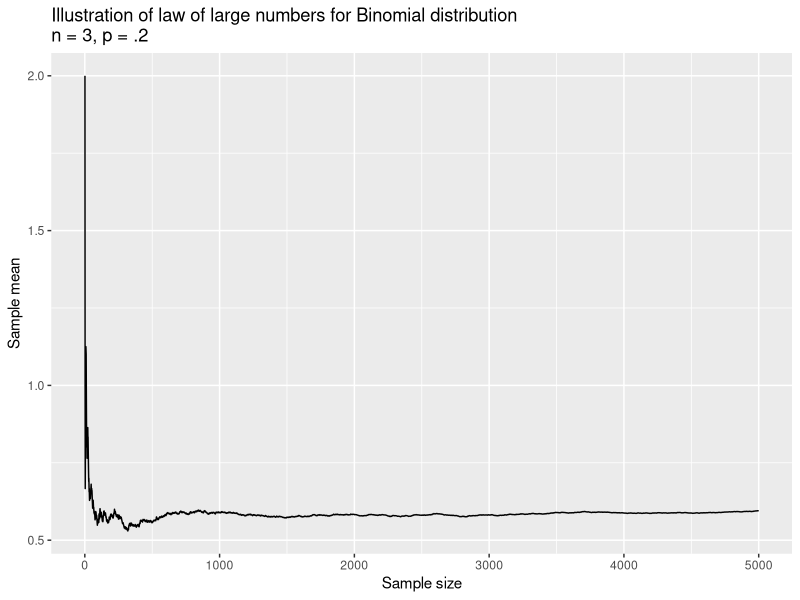
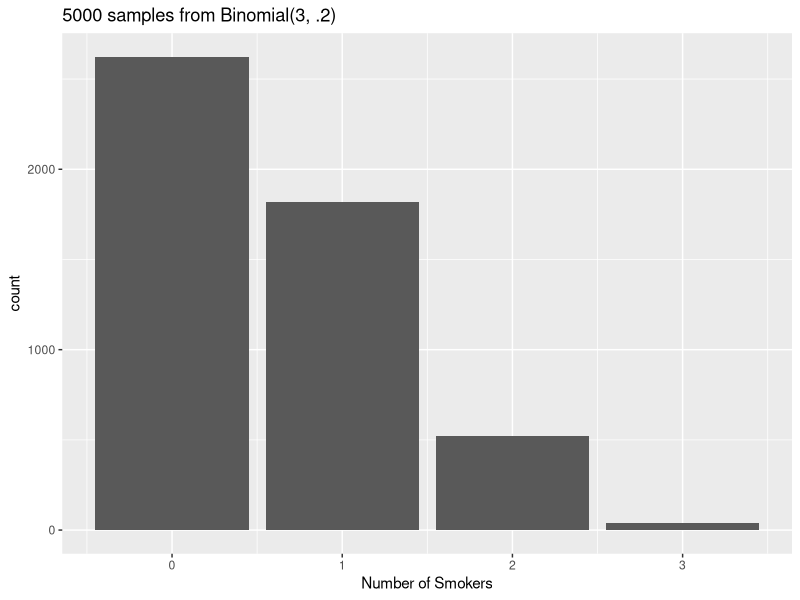
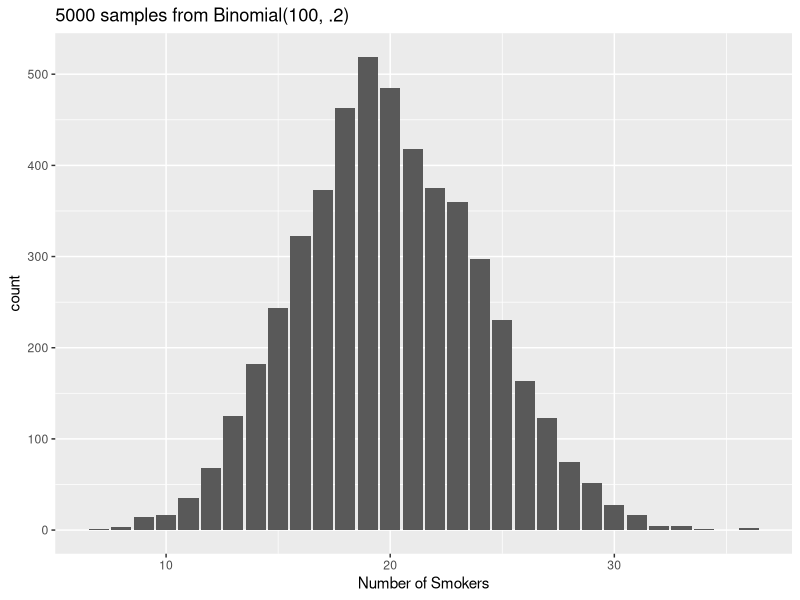
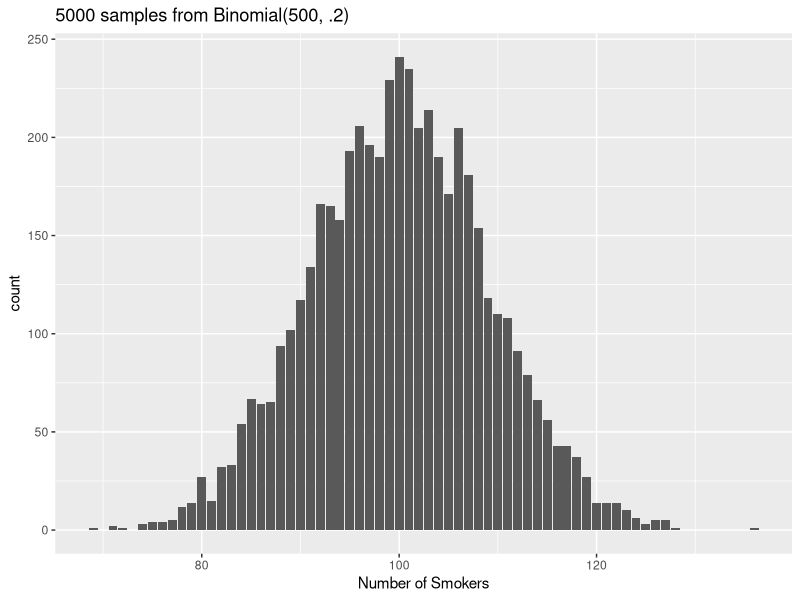
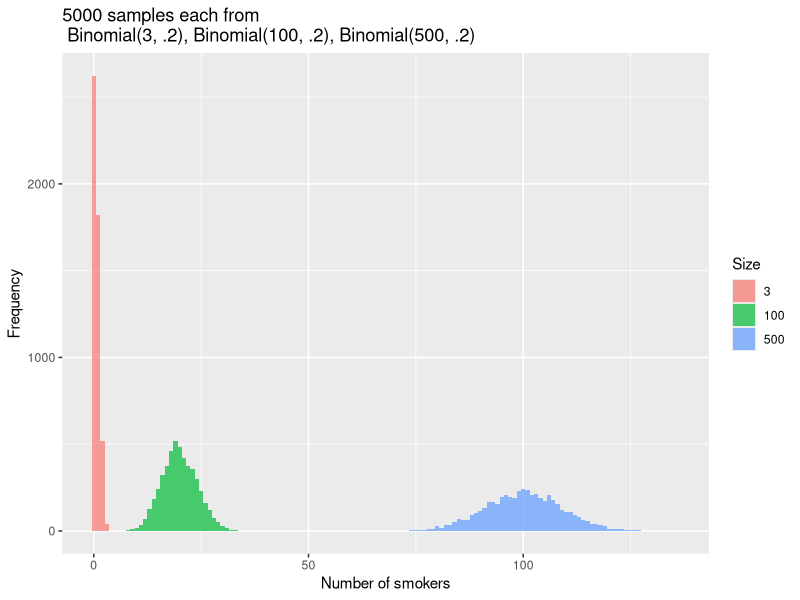
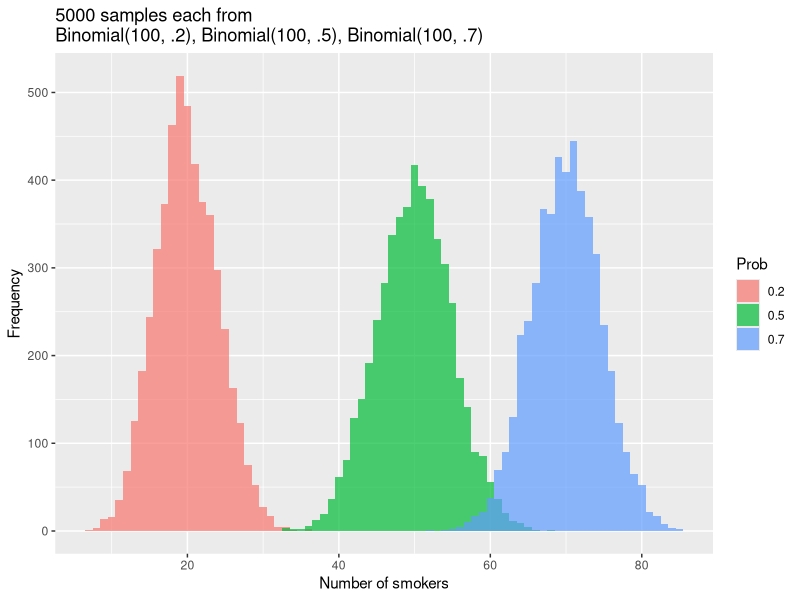

Write R code to recreate these figures, in order.
## ---- chunk 1

## ---- chunk 2
library(tidyverse)
## ---- chunk 3
sum(dbinom(x = 100:500, size = 500, prob = .2))
## ---- chunk 4
1 - pbinom(q = 99, size = 500, prob = .2)
## ---- chunk 5
set.seed(0) # so results are reproducible 
inputP <- .2
binomDraws <- rbinom(n = 100, size = 3, prob = inputP)
binomDraws
## ---- chunk 6
mean(binomDraws)
## ---- chunk 7
set.seed(0) # so results are reproducible 
binomDraws <- rbinom(n = 5000, size = 3, prob = .2)
myMeans <- data.frame(sampleSize = 1:5000, myMean = NA)
meanFun <- function(inputSampSize, outcomes) {
  return(mean(outcomes[1:inputSampSize]))
}
myMeans$myMean <- sapply(myMeans$sampleSize, meanFun, binomDraws)
head(myMeans)
tail(myMeans)
## ---- chunk 8
myMeans %>%
  ggplot(aes(x = sampleSize, y = myMean)) +
  geom_line() +
  labs(x = "Sample size",
       y = "Sample mean",
       title = "Illustration of law of large numbers for Binomial distribution\nn = 3, p = .2")
## ---- chunk 9
set.seed(0) # so results are reproducible 
binomDraws <- rbinom(n = 5000, size = 3, prob = .2)
table(binomDraws)/5000
## ---- chunk 10
dbinom(x = 0:3, size = 3, prob = .2)
## ---- chunk 11
data.frame(binomDraws) %>%
  ggplot(aes(x = binomDraws)) + 
    geom_bar() +
    labs(x = "Number of Smokers",
         title = "5000 samples from Binomial(3, .2)")
## ---- chunk 12
set.seed(0) # so results are reproducible 
binomDraws100 <- rbinom(n = 5000, size = 100, prob = .2)
data.frame(binomDraws100) %>%
  ggplot(aes(x = binomDraws100)) + 
    geom_bar() +
    labs(x = "Number of Smokers",
         title = "5000 samples from Binomial(100, .2)")
## ---- chunk 13
set.seed(0) # so results are reproducible 
binomDraws500 <- rbinom(n = 5000, size = 500, prob = .2)
data.frame(binomDraws500) %>%
  ggplot(aes(x = binomDraws500)) + 
    geom_bar() +
    labs(x = "Number of Smokers",
         title = "5000 samples from Binomial(500, .2)")
## ---- chunk 14
data.frame(binomDraws) %>%
  bind_cols(size = 3) %>%
  bind_rows(
    data.frame(binomDraws100) %>%
      rename(binomDraws = binomDraws100) %>%
      bind_cols(size = 100)
  ) %>%
  bind_rows(
    data.frame(binomDraws500) %>%
      rename(binomDraws = binomDraws500) %>%
      bind_cols(size = 500)
  ) %>%
  ggplot(aes(x = binomDraws, 
                    fill = as.factor(size))) + 
    geom_histogram(binwidth = 1, position = "identity", alpha = .7) + 
    labs(
      x = "Number of smokers",
      y = "Frequency",
      title = "5000 samples each from \n Binomial(3, .2), Binomial(100, .2), Binomial(500, .2)",
      fill = "Size"
    )
## ---- chunk 15
set.seed(0) # so results are reproducible 
binomP.2 <- rbinom(n = 5000, size = 100, prob = .2)
binomP.5 <- rbinom(n = 5000, size = 100, prob = .5)
binomP.7 <- rbinom(n = 5000, size = 100, prob = .7)
## ---- chunk 16
data.frame(binomP.2) %>%
  rename(outcome = binomP.2) %>%
  bind_cols(prob = .2) %>%
  bind_rows(
    data.frame(binomP.5) %>%
      rename(outcome = binomP.5) %>%
      bind_cols(prob = .5)
  ) %>%
  bind_rows(
    data.frame(binomP.7) %>%
      rename(outcome = binomP.7) %>%
      bind_cols(prob = .7)
  ) %>%
  ggplot(aes(x = outcome, 
                    fill = as.factor(prob))) +
    geom_histogram(binwidth = 1, position = "identity", alpha = .7) + 
    labs(
      x = "Number of smokers",
      y = "Frequency",
      title = "5000 samples each from \nBinomial(100, .2), Binomial(100, .5), Binomial(100, .7)",
      fill = "Prob"
    )
## ---- chunk 17
dpois(x = 2, lambda = 3)
## ---- chunk 18
dpois(x = 10, lambda = 3)
